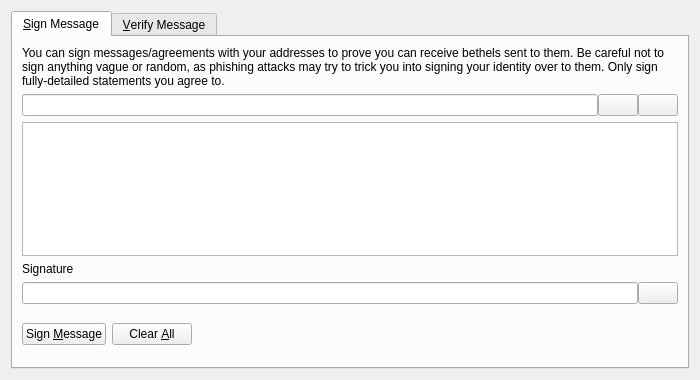
<?xml version="1.0" encoding="UTF-8"?>
<ui version="4.0">
 <class>SignVerifyMessageDialog</class>
 <widget class="QDialog" name="SignVerifyMessageDialog">
  <property name="geometry">
   <rect>
    <x>0</x>
    <y>0</y>
    <width>700</width>
    <height>380</height>
   </rect>
  </property>
  <property name="windowTitle">
   <string>Signatures - Sign / Verify a Message</string>
  </property>
  <property name="styleSheet">
   <string notr="true"/>
  </property>
  <property name="modal">
   <bool>true</bool>
  </property>
  <layout class="QVBoxLayout" name="verticalLayout">
   <item>
    <widget class="QTabWidget" name="tabWidget">
     <property name="currentIndex">
      <number>0</number>
     </property>
     <widget class="QWidget" name="tabSignMessage">
      <attribute name="title">
       <string>&amp;Sign Message</string>
      </attribute>
      <layout class="QVBoxLayout" name="verticalLayout_SM">
       <item>
        <widget class="QLabel" name="infoLabel_SM">
         <property name="text">
          <string>You can sign messages/agreements with your addresses to prove you can receive bethels sent to them. Be careful not to sign anything vague or random, as phishing attacks may try to trick you into signing your identity over to them. Only sign fully-detailed statements you agree to.</string>
         </property>
         <property name="textFormat">
          <enum>Qt::PlainText</enum>
         </property>
         <property name="wordWrap">
          <bool>true</bool>
         </property>
        </widget>
       </item>
       <item>
        <layout class="QHBoxLayout" name="horizontalLayout_1_SM">
         <property name="spacing">
          <number>0</number>
         </property>
         <item>
          <widget class="QValidatedLineEdit" name="addressIn_SM">
           <property name="toolTip">
            <string>The Bethel address to sign the message with</string>
           </property>
          </widget>
         </item>
         <item>
          <widget class="QPushButton" name="addressBookButton_SM">
           <property name="toolTip">
            <string>Choose previously used address</string>
           </property>
           <property name="styleSheet">
            <string notr="true"/>
           </property>
           <property name="text">
            <string/>
           </property>
           <property name="icon">
            <iconset>
             <normaloff>:/icons/address-book</normaloff>:/icons/address-book</iconset>
           </property>
           <property name="shortcut">
            <string>Alt+A</string>
           </property>
           <property name="autoDefault">
            <bool>false</bool>
           </property>
          </widget>
         </item>
         <item>
          <widget class="QPushButton" name="pasteButton_SM">
           <property name="toolTip">
            <string>Paste address from clipboard</string>
           </property>
           <property name="styleSheet">
            <string notr="true"/>
           </property>
           <property name="text">
            <string/>
           </property>
           <property name="icon">
            <iconset>
             <normaloff>:/icons/editpaste</normaloff>:/icons/editpaste</iconset>
           </property>
           <property name="shortcut">
            <string>Alt+P</string>
           </property>
           <property name="autoDefault">
            <bool>false</bool>
           </property>
          </widget>
         </item>
        </layout>
       </item>
       <item>
        <widget class="QPlainTextEdit" name="messageIn_SM">
         <property name="toolTip">
          <string>Enter the message you want to sign here</string>
         </property>
        </widget>
       </item>
       <item>
        <widget class="QLabel" name="signatureLabel_SM">
         <property name="text">
          <string>Signature</string>
         </property>
         <property name="textFormat">
          <enum>Qt::PlainText</enum>
         </property>
        </widget>
       </item>
       <item>
        <layout class="QHBoxLayout" name="horizontalLayout_2_SM">
         <property name="spacing">
          <number>0</number>
         </property>
         <item>
          <widget class="QLineEdit" name="signatureOut_SM">
           <property name="font">
            <font>
             <italic>true</italic>
            </font>
           </property>
           <property name="readOnly">
            <bool>true</bool>
           </property>
          </widget>
         </item>
         <item>
          <widget class="QPushButton" name="copySignatureButton_SM">
           <property name="toolTip">
            <string>Copy the current signature to the system clipboard</string>
           </property>
           <property name="styleSheet">
            <string notr="true"/>
           </property>
           <property name="text">
            <string/>
           </property>
           <property name="icon">
            <iconset>
             <normaloff>:/icons/editcopy</normaloff>:/icons/editcopy</iconset>
           </property>
           <property name="autoDefault">
            <bool>false</bool>
           </property>
          </widget>
         </item>
        </layout>
       </item>
       <item>
        <layout class="QHBoxLayout" name="horizontalLayout_3_SM">
         <item>
          <widget class="QPushButton" name="signMessageButton_SM">
           <property name="toolTip">
            <string>Sign the message to prove you own this Bethel address</string>
           </property>
           <property name="styleSheet">
            <string notr="true"/>
           </property>
           <property name="text">
            <string>Sign &amp;Message</string>
           </property>
           <property name="icon">
            <iconset>
             <normaloff>:/icons/edit</normaloff>:/icons/edit</iconset>
           </property>
           <property name="autoDefault">
            <bool>false</bool>
           </property>
          </widget>
         </item>
         <item>
          <widget class="QPushButton" name="clearButton_SM">
           <property name="toolTip">
            <string>Reset all sign message fields</string>
           </property>
           <property name="styleSheet">
            <string notr="true"/>
           </property>
           <property name="text">
            <string>Clear &amp;All</string>
           </property>
           <property name="icon">
            <iconset>
             <normaloff>:/icons/remove</normaloff>:/icons/remove</iconset>
           </property>
           <property name="autoDefault">
            <bool>false</bool>
           </property>
          </widget>
         </item>
         <item>
          <spacer name="horizontalSpacer_1_SM">
           <property name="orientation">
            <enum>Qt::Horizontal</enum>
           </property>
           <property name="sizeHint" stdset="0">
            <size>
             <width>40</width>
             <height>48</height>
            </size>
           </property>
          </spacer>
         </item>
         <item>
          <widget class="QLabel" name="statusLabel_SM">
           <property name="font">
            <font>
             <weight>75</weight>
             <bold>true</bold>
            </font>
           </property>
           <property name="text">
            <string/>
           </property>
           <property name="wordWrap">
            <bool>true</bool>
           </property>
          </widget>
         </item>
         <item>
          <spacer name="horizontalSpacer_2_SM">
           <property name="orientation">
            <enum>Qt::Horizontal</enum>
           </property>
           <property name="sizeHint" stdset="0">
            <size>
             <width>40</width>
             <height>48</height>
            </size>
           </property>
          </spacer>
         </item>
        </layout>
       </item>
      </layout>
     </widget>
     <widget class="QWidget" name="tabVerifyMessage">
      <attribute name="title">
       <string>&amp;Verify Message</string>
      </attribute>
      <layout class="QVBoxLayout" name="verticalLayout_VM">
       <item>
        <widget class="QLabel" name="infoLabel_VM">
         <property name="text">
          <string>Enter the receiver's address, message (ensure you copy line breaks, spaces, tabs, etc. exactly) and signature below to verify the message. Be careful not to read more into the signature than what is in the signed message itself, to avoid being tricked by a man-in-the-middle attack. Note that this only proves the signing party receives with the address, it cannot prove sendership of any transaction!</string>
         </property>
         <property name="textFormat">
          <enum>Qt::PlainText</enum>
         </property>
         <property name="alignment">
          <set>Qt::AlignLeading|Qt::AlignLeft|Qt::AlignTop</set>
         </property>
         <property name="wordWrap">
          <bool>true</bool>
         </property>
        </widget>
       </item>
       <item>
        <layout class="QHBoxLayout" name="horizontalLayout_1_VM">
         <property name="spacing">
          <number>0</number>
         </property>
         <item>
          <widget class="QValidatedLineEdit" name="addressIn_VM">
           <property name="toolTip">
            <string>The Bethel address the message was signed with</string>
           </property>
           <property name="styleSheet">
            <string notr="true"/>
           </property>
          </widget>
         </item>
         <item>
          <widget class="QPushButton" name="addressBookButton_VM">
           <property name="toolTip">
            <string>Choose previously used address</string>
           </property>
           <property name="styleSheet">
            <string notr="true"/>
           </property>
           <property name="text">
            <string/>
           </property>
           <property name="icon">
            <iconset>
             <normaloff>:/icons/address-book</normaloff>:/icons/address-book</iconset>
           </property>
           <property name="shortcut">
            <string>Alt+A</string>
           </property>
           <property name="autoDefault">
            <bool>false</bool>
           </property>
          </widget>
         </item>
        </layout>
       </item>
       <item>
        <widget class="QPlainTextEdit" name="messageIn_VM">
         <property name="styleSheet">
          <string notr="true"/>
         </property>
        </widget>
       </item>
       <item>
        <widget class="QValidatedLineEdit" name="signatureIn_VM">
         <property name="styleSheet">
          <string notr="true"/>
         </property>
        </widget>
       </item>
       <item>
        <layout class="QHBoxLayout" name="horizontalLayout_2_VM">
         <item>
          <widget class="QPushButton" name="verifyMessageButton_VM">
           <property name="toolTip">
            <string>Verify the message to ensure it was signed with the specified Bethel address</string>
           </property>
           <property name="styleSheet">
            <string notr="true"/>
           </property>
           <property name="text">
            <string>Verify &amp;Message</string>
           </property>
           <property name="icon">
            <iconset>
             <normaloff>:/icons/transaction_0</normaloff>:/icons/transaction_0</iconset>
           </property>
           <property name="autoDefault">
            <bool>false</bool>
           </property>
          </widget>
         </item>
         <item>
          <widget class="QPushButton" name="clearButton_VM">
           <property name="toolTip">
            <string>Reset all verify message fields</string>
           </property>
           <property name="styleSheet">
            <string notr="true"/>
           </property>
           <property name="text">
            <string>Clear &amp;All</string>
           </property>
           <property name="icon">
            <iconset>
             <normaloff>:/icons/remove</normaloff>:/icons/remove</iconset>
           </property>
           <property name="autoDefault">
            <bool>false</bool>
           </property>
          </widget>
         </item>
         <item>
          <spacer name="horizontalSpacer_1_VM">
           <property name="orientation">
            <enum>Qt::Horizontal</enum>
           </property>
           <property name="sizeHint" stdset="0">
            <size>
             <width>40</width>
             <height>48</height>
            </size>
           </property>
          </spacer>
         </item>
         <item>
          <widget class="QLabel" name="statusLabel_VM">
           <property name="font">
            <font>
             <weight>75</weight>
             <bold>true</bold>
            </font>
           </property>
           <property name="text">
            <string/>
           </property>
           <property name="wordWrap">
            <bool>true</bool>
           </property>
          </widget>
         </item>
         <item>
          <spacer name="horizontalSpacer_2_VM">
           <property name="orientation">
            <enum>Qt::Horizontal</enum>
           </property>
           <property name="sizeHint" stdset="0">
            <size>
             <width>40</width>
             <height>48</height>
            </size>
           </property>
          </spacer>
         </item>
        </layout>
       </item>
      </layout>
     </widget>
    </widget>
   </item>
  </layout>
 </widget>
 <customwidgets>
  <customwidget>
   <class>QValidatedLineEdit</class>
   <extends>QLineEdit</extends>
   <header>qvalidatedlineedit.h</header>
  </customwidget>
 </customwidgets>
 <resources/>
 <connections/>
</ui>
